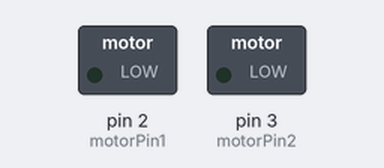
Bench run of a sketch on a simulated Arduino Uno, built with avr-gcc and run on an emulated ATmega328P. Shown: switched loads named in the sketch (green lamp = pin HIGH).

Above: at 10.1 s.
At 20.1 s:
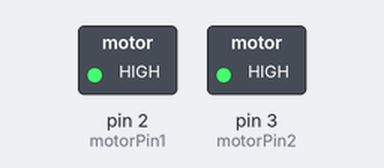
Timing chart, 0 to 21.6 s (numbered marks = the images above):
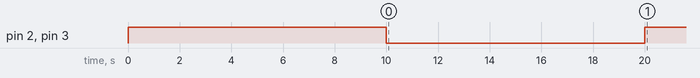

The sketch:

DCMotorTestother.ino
```cpp
int motorPin1 = 2;
int motorPin2 = 3;

int motor1Speed = 255;
int motor2Speed = 255;


void setup() {
   analogWrite(motorPin1, 255); analogWrite(motorPin2, 255);
   delay(10000);
   analogWrite(motorPin1, 0); analogWrite(motorPin2, 0);
   delay(10000);
}
void loop() {
  analogWrite(motorPin1, motor1Speed);
  analogWrite(motorPin2, motor2Speed);
  delay(2);
}
```

Measured:
- by itself, pin 2 (motorPin1), pin 3 (motorPin2): HIGH → LOW at 10.0 s, → HIGH 10.0 s later
